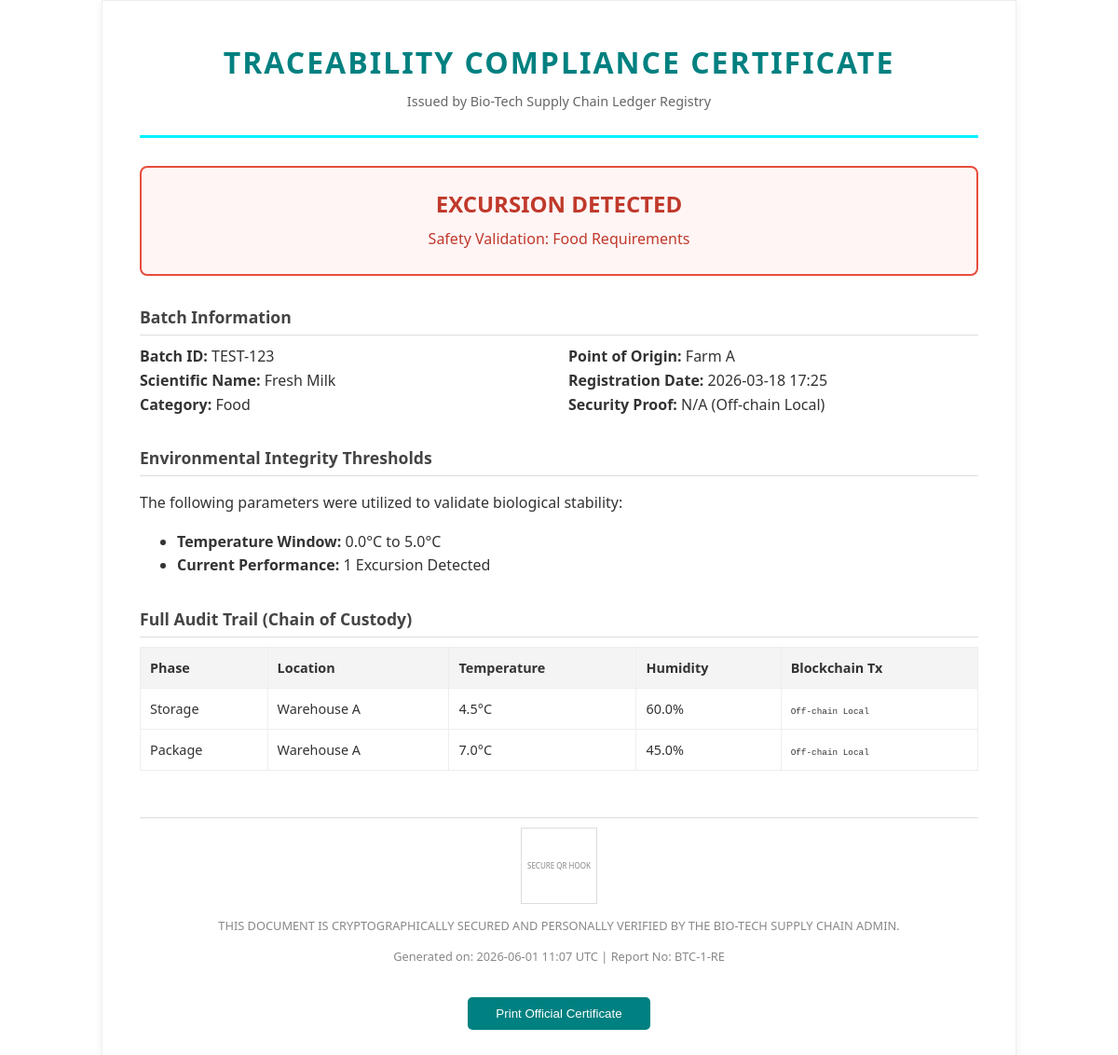
The app's page /batches/report/TEST-123 (signed in) with its own data.
### models.py (models this page shows)
class Batch(db.Model):
    id = db.Column(db.Integer, primary_key=True)
    public_id = db.Column(db.String(64), unique=True, index=True, nullable=False)
    batch_type = db.Column(db.String(64), nullable=False) # food, herb, sample
    name = db.Column(db.String(128), nullable=False)
    origin = db.Column(db.String(128), nullable=False)
    created_at = db.Column(db.DateTime, default=datetime.utcnow)
    blockchain_tx_hash = db.Column(db.String(66), nullable=True) # tx hash for batch creation
    events = db.relationship('Event', backref='batch', lazy='dynamic')
    documents = db.relationship('Document', backref='batch', lazy='dynamic')

class ThresholdPolicy(db.Model):
    id = db.Column(db.Integer, primary_key=True)
    product_type = db.Column(db.String(64), unique=True, nullable=False) # vaccine, herb, sample, food
    min_temp = db.Column(db.Float, nullable=False)
    max_temp = db.Column(db.Float, nullable=False)
    min_humidity = db.Column(db.Float, nullable=True)
    max_humidity = db.Column(db.Float, nullable=True)

class Event(db.Model):
    id = db.Column(db.Integer, primary_key=True)
    batch_id = db.Column(db.Integer, db.ForeignKey('batch.id'), index=True, nullable=False)
    event_type = db.Column(db.String(64), nullable=False) # collection, transport, storage, test, package, dispose
    location = db.Column(db.String(128))
    temperature = db.Column(db.Float, nullable=True)
    humidity = db.Column(db.Float, nullable=True)
    timestamp = db.Column(db.DateTime, default=datetime.utcnow)
    remarks = db.Column(db.Text)
    blockchain_tx_hash = db.Column(db.String(66), nullable=True)

### app.py (the view)
@app.route('/batches/report/<public_id>')
@login_required
def batch_report(public_id):
    batch = Batch.query.filter_by(public_id=public_id).first_or_404()
    events = batch.events.order_by(Event.timestamp.asc()).all()
    policy = ThresholdPolicy.query.filter_by(product_type=batch.batch_type).first()
    if policy:
        threshold = {'max': policy.max_temp, 'min': policy.min_temp}
    else:
        threshold = {'max': 100, 'min': -100}
    excursions = [e for e in events if e.temperature is not None and (e.temperature < threshold['min'] or e.temperature > threshold['max'])]
    integrity_status = "COMPLIANT" if not excursions else "EXCURSION DETECTED"
    return render_template('report.html',
                         batch=batch,
                         events=events,
                         integrity_status=integrity_status,
                         threshold=threshold,
                         excursion_count=len(excursions),
                         now=datetime.utcnow().strftime('%Y-%m-%d %H:%M UTC'))

### app.py (called while the page is built)
@login_manager.user_loader
def load_user(id):
    return db.session.get(User, int(id))

### templates/report.html (shortened to what this page needs)
<!DOCTYPE html>
<html lang="en">
<head>
</head>
<body>
    <div class="header">
        <h1>Traceability Compliance Certificate</h1>
        <p>Issued by Bio-Tech Supply Chain Ledger Registry</p>
    </div>
    <div class="status-box {% if integrity_status == 'COMPLIANT' %}status-compliant{% else %}status-excursion{% endif %}">
        <h2 style="margin:0;">{{ integrity_status }}</h2>
        <p style="margin:5px 0;">Safety Validation: {{ batch.batch_type | capitalize }} Requirements</p>
    </div>
    <div class="section">
        <div class="section-title">Batch Information</div>
        <div class="grid">
            <div>
                <strong>Batch ID:</strong> {{ batch.public_id }}<br>
                <strong>Scientific Name:</strong> {{ batch.name }}<br>
                <strong>Category:</strong> {{ batch.batch_type | capitalize }}
            </div>
            <div>
                <strong>Point of Origin:</strong> {{ batch.origin }}<br>
                <strong>Registration Date:</strong> {{ batch.created_at.strftime('%Y-%m-%d %H:%M') }}<br>
                <strong>Security Proof:</strong> {% if batch.blockchain_tx_hash %}{{ batch.blockchain_tx_hash[:25] }}...{% else %}N/A (Off-chain Local){% endif %}
            </div>
        </div>
    </div>
    <div class="section">
        <div class="section-title">Environmental Integrity Thresholds</div>
        <p>The following parameters were utilized to validate biological stability:</p>
        <ul>
            <li><strong>Temperature Window:</strong> {{ threshold.min }}°C to {{ threshold.max }}°C</li>
            <li><strong>Current Performance:</strong> {{ excursion_count }} Excursion Detected</li>
        </ul>
    </div>
    <div class="section">
        <div class="section-title">Full Audit Trail (Chain of Custody)</div>
        <table>
            <thead>
                <tr>
                    <th>Phase</th>
                    <th>Location</th>
                    <th>Temperature</th>
                    <th>Humidity</th>
                    <th>Blockchain Tx</th>
                </tr>
            </thead>
            <tbody>
                {% for event in events %}
                <tr>
                    <td>{{ event.event_type | capitalize }}</td>
                    <td>{{ event.location }}</td>
                    <td>{{ event.temperature }}°C</td>
                    <td>{{ event.humidity }}%</td>
                    <td><code style="font-size:0.8em;">{% if event.blockchain_tx_hash %}{{ event.blockchain_tx_hash[:15] }}...{% else %}Off-chain Local{% endif %}</code></td>
                </tr>
                {% endfor %}
            </tbody>
        </table>
    </div>
    <div class="footer">
        <div class="qr-placeholder" style="font-size: 8px;">SECURE QR HOOK</div>
        <p>THIS DOCUMENT IS CRYPTOGRAPHICALLY SECURED AND PERSONALLY VERIFIED BY THE BIO-TECH SUPPLY CHAIN ADMIN.</p>
        <p>Generated on: {{ now }} | Report No: BTC-{{ batch.id }}-RE</p>
        <button class="no-print" onclick="window.print()" style="margin-top:20px; padding: 10px 30px; background: #008080; color: white; border: none; border-radius: 5px; cursor: pointer;">Print Official Certificate</button>
    </div>
</body>
</html>

### templates/report.html (style rules this page uses)
body { font-family: 'Segoe UI', Tahoma, Geneva, Verdana, sans-serif; line-height: 1.6; color: #333; padding: 40px; max-width: 900px; margin: auto; border: 1px solid #eee; box-shadow: 0 0 10px rgba(0,0,0,0.05); }
.header { text-align: center; border-bottom: 3px solid #00f2ff; padding-bottom: 20px; margin-bottom: 30px; }
.header h1 { margin: 0; color: #008080; text-transform: uppercase; letter-spacing: 2px; }
.header p { margin: 5px 0; font-size: 0.9em; color: #666; }
.status-box { text-align: center; padding: 20px; border-radius: 8px; margin-bottom: 30px; border: 2px solid #ccc; background: #f9f9f9; }
.status-excursion { border-color: #e74c3c; color: #c0392b; background: #fff5f5; }
.section { margin-bottom: 30px; }
.section-title { font-weight: bold; font-size: 1.1em; border-bottom: 1px solid #ddd; margin-bottom: 10px; padding-bottom: 5px; color: #444; }
.grid { display: grid; grid-template-columns: 1fr 1fr; gap: 20px; }
table { width: 100%; border-collapse: collapse; margin-top: 10px; font-size: 0.9em; }
th, td { border: 1px solid #eee; padding: 10px; text-align: left; }
th { background: #f4f4f4; }
.footer { margin-top: 50px; border-top: 1px solid #ddd; padding-top: 10px; font-size: 0.8em; color: #888; text-align: center; }
.qr-placeholder { width: 80px; height: 80px; border: 1px solid #ddd; display: flex; align-items: center; justify-content: center; margin: auto; }

### records on screen
Batch: batch_type "Food", public_id "TEST-123", name "Fresh Milk", origin "Farm A", created_at "2026-03-18 17:25", id "1"
ThresholdPolicy: min "0.0", max "5.0"
Event: event_type "Storage", location "Warehouse A", temperature "4.5", humidity "60.0", shows "Off-chain Local"
Event: event_type "Package", location "Warehouse A", temperature "7.0", humidity "45.0", shows "Off-chain Local"

### other values on screen
{{ integrity_status }} "EXCURSION DETECTED"
{{ excursion_count }} "1"
